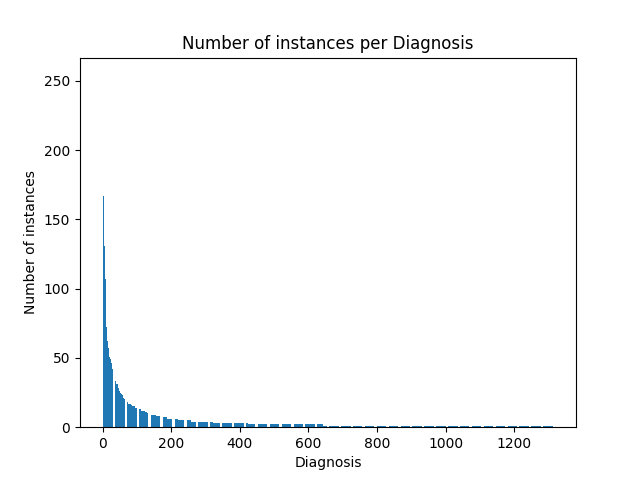

This figure's Python source:
from scipy.stats import spearmanr
import pandas as pd
import numpy as np
import xlsxwriter
import matplotlib.pyplot as plt

df = pd.read_csv('../datasetDiagnosisCSV.csv', header=0)
font = {'family': 'serif',
        'color':  'black',
        'weight': 'bold',
        'size': 8,
        }
diagnosis = df['Diagnosis'].value_counts().to_dict()
diagnosis_list = df['Diagnosis'].unique()

print diagnosis_list
'''write the csv list
diagnosis_list = df['Diagnosis'].unique()
#writer = pd.ExcelWriter('list_diagnosis.xlsx', engine='xlsxwriter')
dtx = pd.DataFrame(diagnosis_list, columns = ["Diagnosis"])
#dtx.to_excel(writer, index = False)
#writer.save()
dtx.to_csv('hi.csv', index = False)
'''
items = [(v, k) for k, v in diagnosis.items()]
items.sort()
items.reverse()             # so largest is
items = [(k, v) for v, k in items]
diagnosis_values = [x[1] for x in items]
plt.bar(range(len(diagnosis)), diagnosis_values)
plt.xlabel('Diagnosis')
plt.ylabel('Number of instances')
plt.title(r'Number of instances per Diagnosis')
print 'Diagnosis Correlation', spearmanr(df['Long Stay'], df['Diagnosis'])
plt.show()
